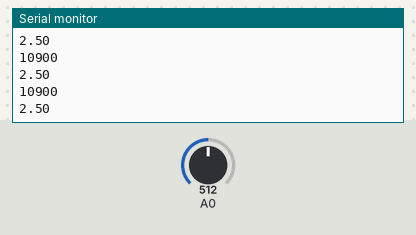
Bench run of a sketch on a simulated Arduino Uno, built with avr-gcc and run on an emulated ATmega328P. Shown: the last lines printed to the serial monitor. The inputs (shaded band) are chosen by the test bench; at power-on: A0 = 512. Storage starts empty.

Above: at 1.2 s.
1.3 s: A0 set to 716
At 2.0 s:
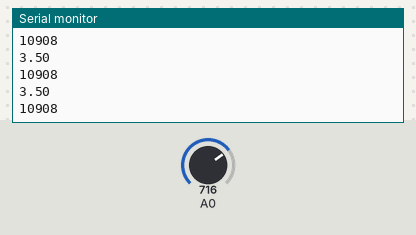
2.8 s: A0 set to 900
At 3.5 s:
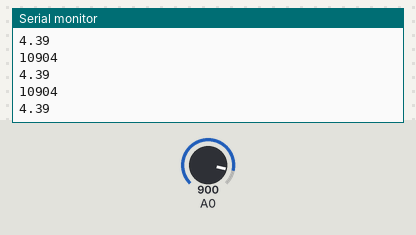
Timing chart, 0 to 5.8 s (numbered marks = the images above; inputs shaded):
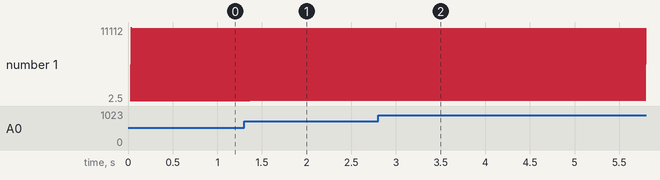

The sketch:

sound_speedtest_aug21a.ino
```cpp
/****************************************
  Example Sound Level Sketch for the
  Adafruit Microphone Amplifier
****************************************/
#include <SD.h>

int CS_pin = 10;

unsigned int sample;
//long id = 1;

void setup()
{
  Serial.begin(9600);
  Serial.println("Initializing Card");

  pinMode(CS_pin, OUTPUT);

  if (!SD.begin(CS_pin))
  {
    Serial.println("Card Failure");
    return;
  }
  Serial.println("Card Ready");
}


void loop()
{
  unsigned long time = micros();
  sample = analogRead(0);
  double volts = (sample * 5.0) / 1024;  // convert to volts

  String dataString = String(volts);

  File logFile = SD.open("Sound.csv", FILE_WRITE);
  if (logFile)
  {
    logFile.println(dataString);
    logFile.close();
    Serial.println(dataString);
  }
  else
  {
    Serial.println("Couldn't open log file");
  }

  //increment id
  //id++;
  time = micros() - time;
  //Serial.println(volts);
  //Serial.println(sample);
  Serial.println(time);
  //delay(1000);
}
```

Measured:
- after the input at 1.3 s, the serial monitor: prints a new line after 0.07 s (image 1)
- after the input at 2.8 s, the serial monitor: prints a new line after 0.07 s (image 2)
- plotted number 1: 10908 → 4.39 after the input at 2.8 s
